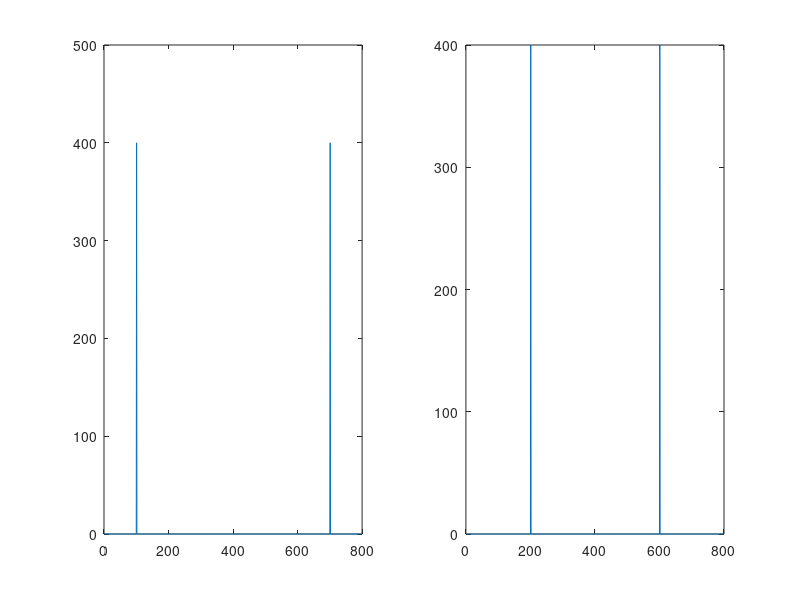

Here is the MATLAB script that generated this plot:
clc
clear all
close all


Fs=8000;
f1=1000;
f2=6000;

T=0.1;
t=0:1/Fs:T-1/Fs;
x_1=cos(2*pi*t*f1);
x_2=cos(2*pi*t*f2);

%Expand=8;
%x_e=x;%zeros(1,length(x)*Expand);
%for k=1:Expand
   %x_e(k:Expand:end)=x; 
%end


%b=fir1(128,0.5);

%x_f=filter(b,1,x_e);
subplot(1,2,1);
plot(abs(fft(x_1)));
subplot(1,2,2);
%plot(abs(fft(x_f/max(x_f))));
plot(abs(fft(x_2)));